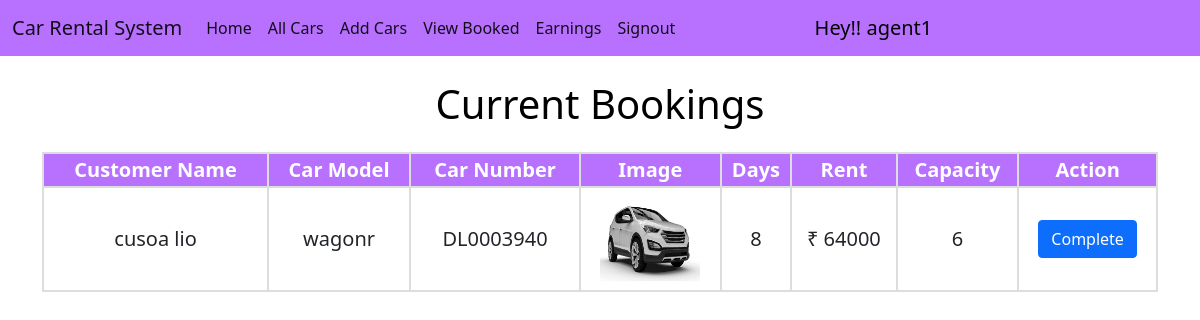
Screenshot of /view_booked/ (signed in) with the database file from the repository.
### home/models.py (models this page shows, shortened)
class User(AbstractUser):
    is_customer= models.BooleanField('customer status',default=False)
    is_car_agency= models.BooleanField('car agency status',default=False)

class Booking(models.Model):
    user = models.ForeignKey(User, on_delete=models.CASCADE)
    car_agency = models.ForeignKey(CarAgency, on_delete=models.CASCADE)
    car = models.ForeignKey(Car, on_delete=models.CASCADE)
    rent = models.CharField(max_length=10)
    days = models.CharField(max_length=3)
    date = models.DateField()
    is_complete = models.BooleanField(default=False)

class Car(models.Model):
    model = models.CharField(max_length=50)
    number = models.CharField(max_length=50, unique=True)
    image = models.ImageField(upload_to="")
    car_agency = models.ForeignKey(CarAgency, on_delete=models.PROTECT)
    capacity = models.CharField(max_length=2)
    location = models.ForeignKey(Location, on_delete=models.SET_NULL, null=True)
    is_available = models.BooleanField(default=True)
    rent = models.CharField(max_length=10, blank=True)

### home/views.py (the view)
# urls.py: path("view_booked/", views.view_booked, name="view_booked"),
def view_booked(request):
    username = request.user
    user = User.objects.get(username=username)
    car_agency = CarAgency.objects.get(car_agency=user)
    bookings = Booking.objects.filter(car_agency=car_agency)
    view_booked = []
    for booking in bookings:
        if booking.is_complete == False:
            view_booked.append(booking)
    return render(request, "booked_view.html", {'view_booked':view_booked})

### home/templates/booked_view.html (shortened to what this page needs)
{% extends 'car_agency_navbar.html' %}
{% block body %}
<div class="container">
    {% if view_booked %}
    <h1 class="mt-4">Current Bookings</h1>
    <div class="users-table mt-4">
        <table>
            <tbody>
                <tr>
                    <th>Customer Name</th>
                    <th>Car Model</th>
                    <th>Car Number</th>
                    <th>Image</th>
                    <th>Days</th>
                    <th>Rent</th>
                    <th>Capacity</th>
                    <th>Action</th>
                </tr>
                {% for Book in view_booked %}
                <tr>
                    <td>{{Book.user.get_full_name}}</td>
                    <td>{{Book.car.model}}</td>
                    <td>{{Book.car.number}}</td>
                    <td><img src="{{Book.car.image.url}}" alt="" width="100px" height="100px"></td>
                    <td>{{Book.days}}</td>
                    <td>₹ {{Book.rent}}</td>
                    <td>{{Book.car.capacity}}</td>
                    <td><form action = "/complete_booking/" method="post">
                        <button class="btn btn-primary" type="submit">Complete</button>
                      </form></td>
                </tr>
                {% endfor %}
            </tbody>
        </table>
        {% else %}
        <br>
        <h2>No Bookings Right Now</h2>
        {% endif %}
    </div>
    {% endblock %}

### home/templates/car_agency_navbar.html (shortened to what this page needs)
<!doctype html>
<html lang="en">
<head>
  <link href="https://cdn.jsdelivr.net/npm/bootstrap@5.1.0/dist/css/bootstrap.min.css" rel="stylesheet"
>
</head>
<body>
  <nav class="navbar navbar-expand-lg navbar-light sticky-top">
    <div class="container-fluid">
      <a class="navbar-brand" href="#">Car Rental System</a>
      <div class="collapse navbar-collapse" id="navbarSupportedContent">
        <ul class="navbar-nav me-5">
          <li class="nav-item">
            <a class="nav-link active" aria-current="page" href="/">Home</a>
          </li>
          <li class="nav-item">
            <a class="nav-link active" aria-current="page" href="/all_cars/">All Cars</a>
          </li>
          <li class="nav-item">
            <a class="nav-link active" aria-current="page" href="/add_car/">Add Cars</a>
          </li>
          <li class="nav-item">
            <a class="nav-link active" aria-current="page" href="/view_booked/">View Booked</a>
          </li>
          <li class="nav-item">
            <a class="nav-link active" aria-current="page" href="/earnings/">Earnings</a>
          </li>
          <li class="nav-item">
            <a class="nav-link active" aria-current="page" href="/signout/">Signout</a>
          </li>
        </ul>
        <a href="#" style="text-decoration: none; color: black; font-size: 20px;">&nbsp;&nbsp;&nbsp;&nbsp;&nbsp;&nbsp;&nbsp;&nbsp;&nbsp;&nbsp;&nbsp;&nbsp;&nbsp;&nbsp;&nbsp;
          Hey!! {{request.user}}</a>
      </div>
    </div>
  </nav>
  {% block body %}
  {% endblock %}
</body>
</html>

### home/templates/car_agency_navbar.html (style rules this page uses)
.navbar { background-color: #B871FF; }

### home/templates/booked_view.html (style rules this page uses)
h1 { text-align: center; color: black; }
table { border-collapse: collapse; width: 100%; text-align: center; font-size: 20px; }
th { background-color: #B871FF; color: white; }
th, td { border: 2px solid #ddd; }

### rows the page displays
User: user "agent1"
Booking: user.get_full_name "cusoa lio", car.model "wagonr", car.number "DL0003940", car.image (picture), days "8", rent "64000", car.capacity "6"
